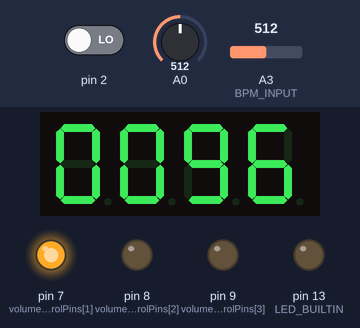
Bench run of a sketch on a simulated Arduino Uno, built with avr-gcc and run on an emulated ATmega328P. Shown: 4-digit seven-segment display, output pins drawn as LEDs (lit = HIGH). Inputs (shaded band) come from the test bench; at power-on: A0 = 512, A3 (BPM_INPUT) = 512, pin 2 LOW. Pins used as bus, display or sensor lines are not drawn.

Above: at 1.2 s.
1.3 s: A0 set to 716
At 1.9 s:
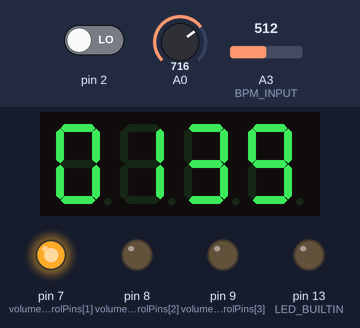
2.8 s: A3 (BPM_INPUT) set to 716
At 4.1 s:
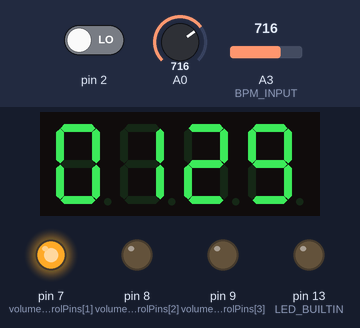
4.4 s: A0 set to 900
At 5.3 s:
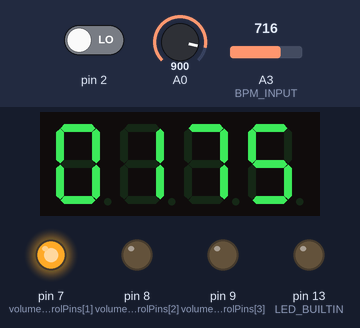
5.9 s: A3 (BPM_INPUT) set to 900
At 6.3 s:
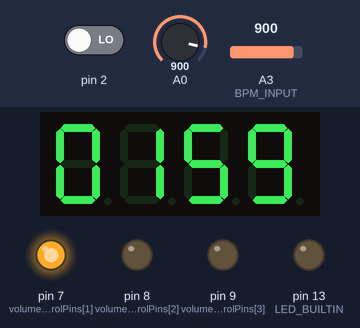
7.5 s: A0 set to 1023
At 8.5 s:
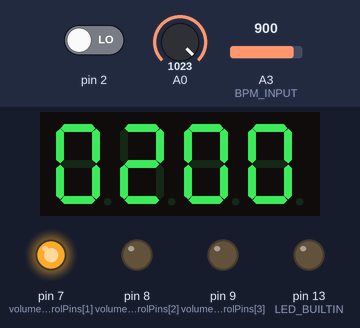
9.0 s: A3 (BPM_INPUT) set to 1023
At 9.6 s:
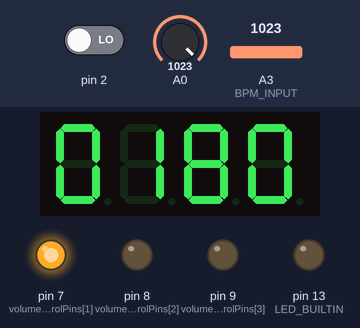
Timing chart, 0 to 11.6 s (numbered marks = the images above; inputs shaded):
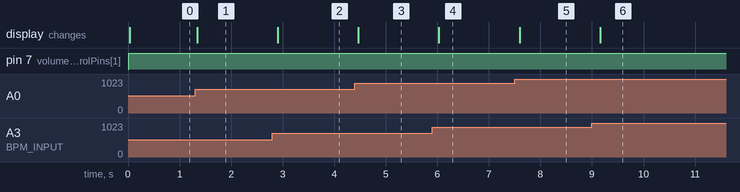

Measured:
- after the input at 1.3 s, the display: changes at once (image 1)
- after the input at 2.8 s, the display: changes after 0.11 s (image 2)
- after the input at 4.4 s, the display: changes after 0.07 s (image 3)
- after the input at 5.9 s, the display: changes after 0.13 s (image 4)
- after the input at 7.5 s, the display: changes after 0.10 s (image 5)
- after the input at 9.0 s, the display: changes after 0.16 s (image 6)

The sketch:

MidiController.ino
```cpp
/*
 Name:		MidiController.ino
 Created:	12/27/2017 6:37:05 PM
 Author:	thomas
*/

#include <SoftwareSerial.h>
#include "TM1637.h"
#define CLK 5//pins definitions for TM1637 and can be changed to other ports
#define DIO 4
int BPM_INPUT = 3;
TM1637 tm1637(CLK, DIO);

SoftwareSerial mySerial(10, 11); // RX, TX


//Mux in  SIG  pin
uint16_t volumeSIG_pin = 0;

uint16_t bpm = 0;
uint16_t bpmRaw = 0;
uint16_t volumeRawValues[16] = { 0,0,0,0,0,0,0,0,0,0,0,0,0,0,0,0 };
uint16_t volumeValues[16] = { 0,0,0,0,0,0,0,0,0,0,0,0,0,0,0,0 };
uint16_t volumeControlPins[] = { 6, 7, 8, 9 };
uint16_t lastValueToDisplay = 0;

uint16_t muxChannel[16][4] = { { 0,0,0,0 },
//channel 0
{ 1,0,0,0 },
//channel 1
{ 0,1,0,0 },
//channel 2
{ 1,1,0,0 },
//channel 3
{ 0,0,1,0 },
//channel 4
{ 1,0,1,0 },
//channel 5
{ 0,1,1,0 },
//channel 6
{ 1,1,1,0 },
//channel 7
{ 0,0,0,1 },
//channel 8
{ 1,0,0,1 },
//channel 9
{ 0,1,0,1 },
//channel 10
{ 1,1,0,1 },
//channel 11
{ 0,0,1,1 },
//channel 12
{ 1,0,1,1 },
//channel 13
{ 0,1,1,1 },
//channel 14
{ 1,1,1,1 }
//channel 15
};

// the setup function runs once when you press reset or power the board
void setup() {

	mySerial.begin(115200);
	tm1637.init();
	tm1637.set(BRIGHTEST);//BRIGHT_TYPICAL = 2,BRIGHT_DARKEST = 0,BRIGHTEST = 7;

	for (uint8_t i = 0; i < 4; i++)
	{
		pinMode(volumeControlPins[i], OUTPUT);
		digitalWrite(volumeControlPins[i], LOW);
	}

	Serial.begin(115200);

	pinMode(LED_BUILTIN, OUTPUT);

	attachInterrupt(0, sendData, RISING);
}

// the loop function runs over and over again until power down or reset
void loop() {

	//Loop through and read all 16 values
	//Reports back Value at channel 6 is: 346
	unsigned long start = micros();
	readMuxToArray(volumeControlPins, volumeSIG_pin, volumeRawValues, volumeValues, 3, 0, 200);
	readBpm();
	delay(5);

	// display last changed value
	char buf[4];
	sprintf(buf, "%04i", lastValueToDisplay);

	uint16_t digit1, digit2, digit3, digit4;

	digit1 = buf[0] - '0';
	digit2 = buf[1] - '0';
	digit3 = buf[2] - '0';
	digit4 = buf[3] - '0';

	tm1637.display(0, digit1);
	tm1637.display(1, digit2);
	tm1637.display(2, digit3);
	tm1637.display(3, digit4);

	unsigned long end = micros();
	//Serial.println(volumeValues[0]);
	//Serial.print("Dauer: ");
	//Serial.println(end - start);

	delay(100);
}

void readBpm() {
	//Serial.println(analogRead(BPM_INPUT));
	uint16_t value = analogRead(BPM_INPUT);

	int diff = value - bpmRaw;
	if (diff < 0) {
		diff = diff * -1;
	}
	//Serial.println(diff);
	if (diff < 10) {
		bpmRaw = (bpmRaw * 14) + (value * 2);
		bpmRaw = (bpmRaw + 8) >> 4;
	}
	else {
		bpmRaw = value;
	}
	uint16_t newBpm = map(bpmRaw, 0, 1023, 12, 180);
	if (newBpm != bpm) {
		lastValueToDisplay = newBpm;
		bpm = newBpm;
	}
	//Serial.println(bpm);
}

void readMuxToArray(uint16_t controlPins[], uint16_t SIG_pin, uint16_t rawValues[], uint16_t values[], uint16_t valueCount, uint16_t mapMinValue, uint16_t mapMaxValue)
{
	uint8_t threshold = 10;
	// read the first 4 channels
	for (uint8_t i = 0; i < valueCount; i++)
	{
		uint16_t oldValue = values[i];
		uint16_t currentValue = readMux(i, SIG_pin, controlPins);

		int diff = currentValue - rawValues[i];
		if (diff < 0) {
			diff = diff * -1;
		}

		if (diff < threshold) {
			rawValues[i] = (rawValues[i] * 14) + (currentValue * 2);
			rawValues[i] = (rawValues[i] + 8) >> 4;
		}
		else {
			rawValues[i] = currentValue;
			//Serial.println("QUICK CHANGE");
		}
		if (mapMaxValue > 0) {
			values[i] = map(rawValues[i], 0, 1023, mapMinValue, mapMaxValue);
		}
		if (oldValue != values[i]) {
			lastValueToDisplay = values[i];
		}
	}
}

uint16_t readMux(uint16_t channel, uint16_t SIG_pin, uint16_t controlPin[]) {
	//loop through the 4 sig
	for (uint8_t i = 0; i < 4; i++) {
		digitalWrite(controlPin[i], muxChannel[channel][i]);
	} //read the value at the SIG pin
	return analogRead(SIG_pin);
}

void sendData() {
	mySerial.write(lowByte(bpm));
	mySerial.write(highByte(bpm));
	for (uint8_t i = 0; i < (sizeof(volumeValues) / sizeof(uint16_t)); i++)
	{
		mySerial.write(lowByte(volumeValues[i]));
		mySerial.write(highByte(volumeValues[i]));
	}
}
```
